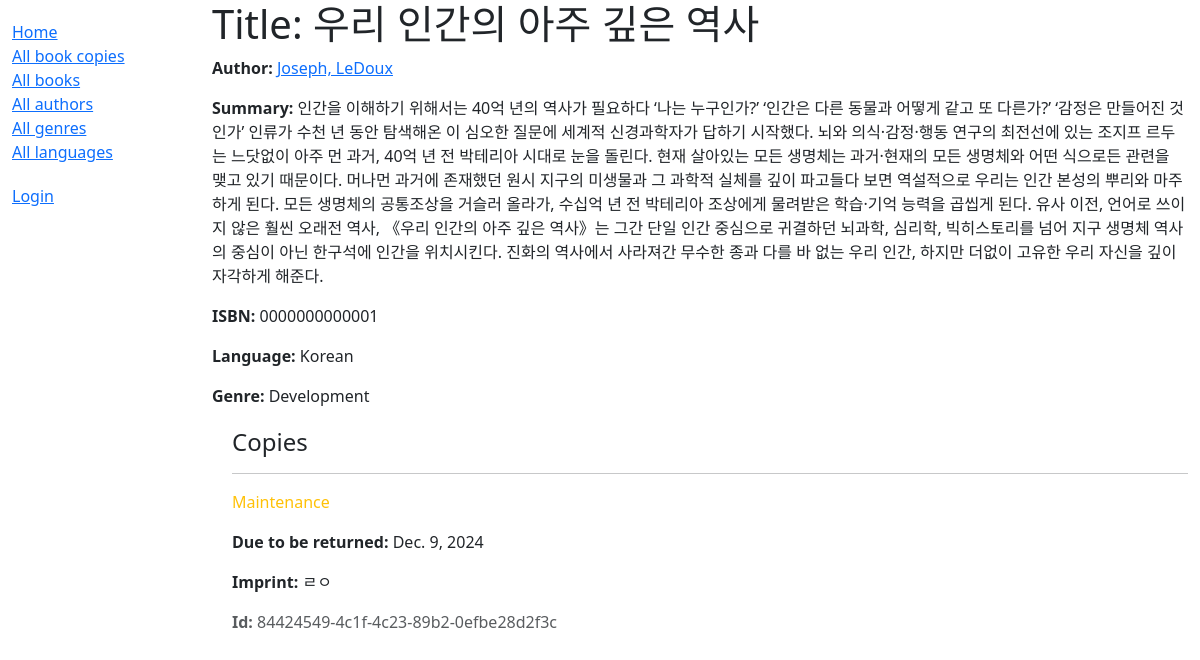
/catalog/book/1, run on the app's committed database.
### catalog/models.py (models this page shows, shortened)
class Book(models.Model):
    title = models.CharField(max_length=200)
    author = models.ForeignKey('Author', on_delete=models.RESTRICT, null=True)
    summary = models.TextField(
        max_length=1000, help_text="Enter a brief description of the book")
    isbn = models.CharField('ISBN', max_length=13,
                            unique=True,
                            help_text='13 Character <a href="https://www.isbn-international.org/content/what-isbn'
                                      '">ISBN number</a>')
    genre = models.ManyToManyField(
        Genre, help_text="Select a genre for this book")
    language = models.ForeignKey(
        'Language', on_delete=models.SET_NULL, null=True)
    class Meta:
        ordering = ['title', 'author']
    def display_genre(self):
        """ 장르의 문자열을 만듬. 관리에서 장르를 표시하려면 이 작업이 필요함"""
        return ', '.join([genre.name for genre in self.genre.all()[:3]])
    display_genre.short_description = 'Genre'

class Author(models.Model):
    first_name = models.CharField(max_length=100)
    last_name = models.CharField(max_length=100)
    date_of_birth = models.DateField(null=True, blank=True)
    date_of_death = models.DateField('died', null=True, blank=True)
    class Meta:
        ordering = ['last_name', 'first_name']
    def __str__(self):
        return f'{self.last_name}, {self.first_name}'

class Language(models.Model):
    name = models.CharField(max_length=200,
                            unique=True,
                            help_text="Enter the book's natural language (e.g. English, French, Japanese etc.)")
    def __str__(self):
        return self.name
    class Meta:
        constraints = [
            UniqueConstraint(
                Lower('name'),
                name='language_name_case_insensitive_unique',
                violation_error_message = "Language already exists (case insensitive match)"
            ),
        ]

class Genre(models.Model):
    name = models.CharField(
        max_length=200,
        unique=True,
        help_text="Enter a book genre (e.g. Science Fiction, French Poetry etc.)"
    )
    def __str__(self):
        return self.name
    class Meta:
        constraints = [
            UniqueConstraint(
                Lower('name'),
                name='genre_name_case_insensitive_unique',
                violation_error_message = "Genre already exists (case insensitive match)"
            ),
        ]

class BookInstance(models.Model):
    id = models.UUIDField(primary_key=True, default=uuid.uuid4,
                          help_text="Unique ID for this particular book across whole library")
    book = models.ForeignKey('Book', on_delete=models.RESTRICT, null=True)
    imprint = models.CharField(max_length=200)
    due_back = models.DateField(null=True, blank=True)
    borrower = models.ForeignKey(User, on_delete=models.SET_NULL, null=True, blank=True)
    LOAN_STATUS = (
        ('d', 'Maintenance'),
        ('o', 'On loan'),
        ('a', 'Available'),
        ('r', 'Reserved'),
    )
    status = models.CharField(
        max_length=1,
        choices=LOAN_STATUS,
        blank=True,
        default='d',
        help_text='Book availability')
    class Meta:
        ordering = ['due_back']
        permissions = (("can_mark_returned", "Set book as returned"),)

### catalog/views.py (the view)
# urls.py: path('book/<int:pk>', views.BookDetailView.as_view(), name='book-detail'),
class BookDetailView(generic.DetailView):
    model = Book

### catalog/templates/catalog/book_detail.html
{% extends "base_generic.html" %}
{% block content %}
  <h1>Title: {{ book.title }}</h1>
  <p><strong>Author:</strong> <a href="">{{ book.author }}</a></p>
  <p><strong>Summary:</strong> {{ book.summary }}</p>
  <p><strong>ISBN:</strong> {{ book.isbn }}</p>
  <p><strong>Language:</strong> {{ book.language }}</p>
  <p><strong>Genre:</strong> {% for genre in book.genre.all %} {{ genre }}{% if not forloop.last %}, {% endif %}{% endfor %}</p>
  <div style="margin-left:20px;margin-top:20px">
    <h4>Copies</h4>
    {% for copy in book.bookinstance_set.all %}
      <hr>
      <p class="{% if copy.status == 'a' %}text-success{% elif copy.status == 'm' %}text-danger{% else %}text-warning{% endif %}">{{ copy.get_status_display }}</p>
      {% if copy.status != 'a' %}
        <p><strong>Due to be returned:</strong> {{copy.due_back}}</p>
      {% endif %}
      <p><strong>Imprint:</strong> {{copy.imprint}}</p>
      <p class="text-muted"><strong>Id:</strong> {{copy.id}}</p>
    {% endfor %}
  </div>
{% endblock %}

### data on the page
Book: author "Joseph, LeDoux", summary "인간을 이해하기 위해서는 40억 년의 역사가 필요하다 ‘나는 누구인가?’ ‘인간은 다른 동물과 어떻게 같고 또 다른가?’ ‘감정은 만들어진 것인가’ 인류가 수천 년 동안 탐색해온 이 심오한 질문에 세계적 신경과학자가 답하기 시작했다. 뇌와 의식·감정·행동 연구의 최전선에 있는 조지프 르두는 느닷없이 아주 먼 과거, 40억 년 전 박테리아 시대로 눈을 돌린다. 현재 살아있는 모든 생명체는 과거·현재의 모든 생명체와 어떤 식으로든 관련을 맺고 있기 때문이다. 머나먼 과거에 존재했던 원시 지구의 미생물과 그 과학적 실체를 깊이 파고들다 보면 역설적으로 우리는 인간 본성의 뿌리와 마주하게 된다. 모든 생명체의 공통조상을 거슬러 올라가, 수십억 년 전 박테리아 조상에게 물려받은 학습·기억 능력을 곱씹게 된다. 유사 이전, 언어로 쓰이지 않은 훨씬 오래전 역사, 《우리 인간의 아주 깊은 역사》는 그간 단일 인간 중심으로 귀결하던 뇌과학, 심리학, 빅히스토리를 넘어 지구 생명체 역사의 중심이 아닌 한구석에 인간을 위치시킨다. 진화의 역사에서 사라져간 무수한 종과 다를 바 없는 우리 인간, 하지만 더없이 고유한 우리 자신을 깊이 자각하게 해준다.", isbn "0000000000001", language "Korean"
Genre: name "Development"
BookInstance: status "Maintenance", due_back "Dec. 9, 2024", imprint "ㄹㅇ", id "84424549-4c1f-4c23-89b2-0efbe28d2f3c"
